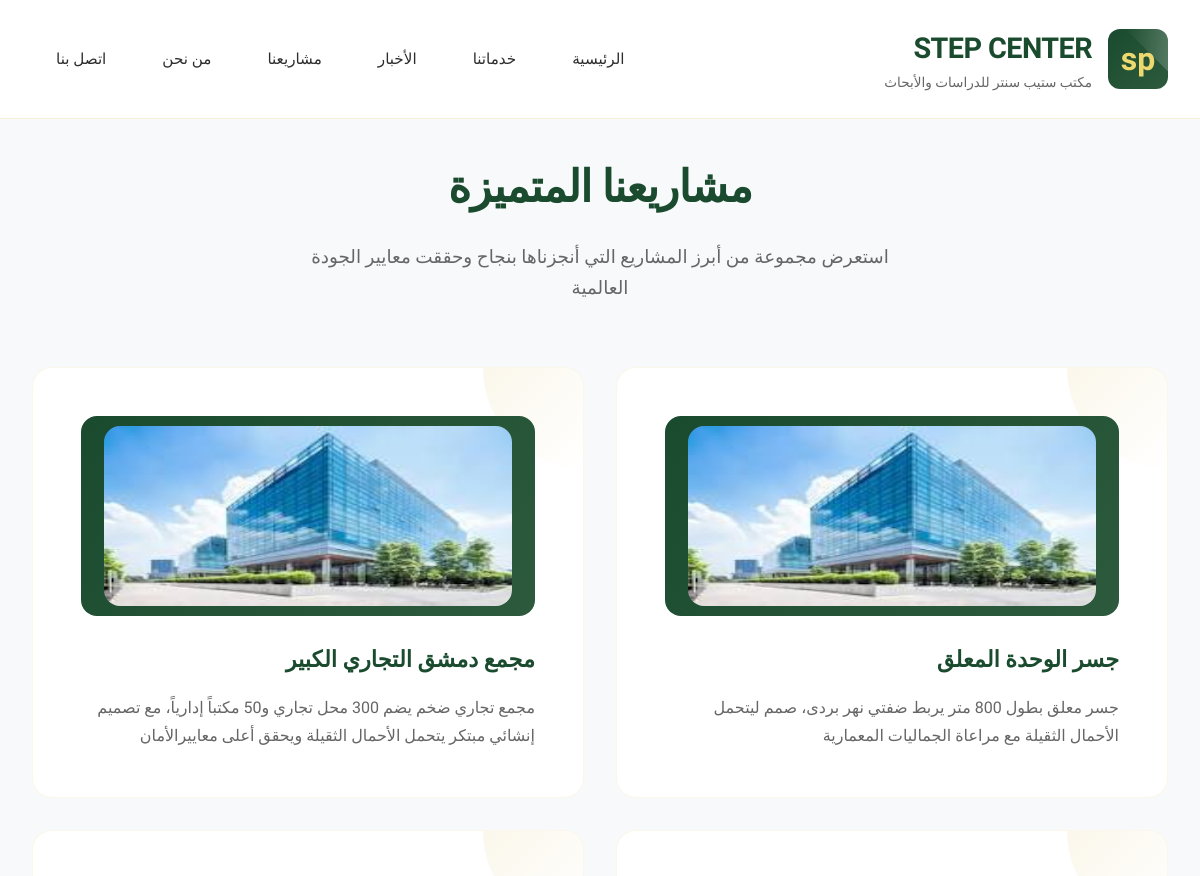
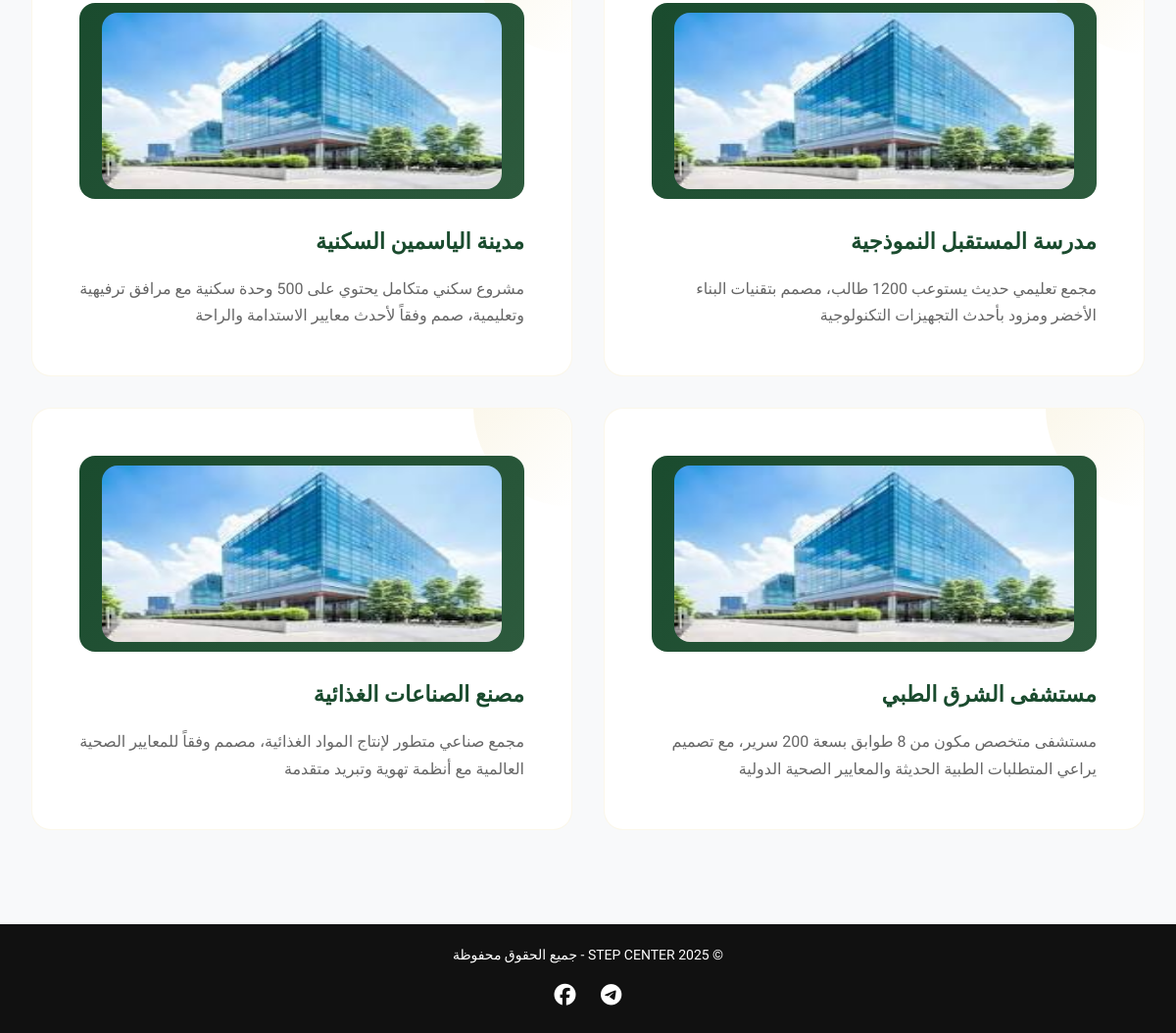
/projects/, run on the app's committed database (2 pictures, top to bottom).
### core/models.py (models this page shows, shortened)
class Project(models.Model):
    title = models.CharField(max_length=250)
    description = models.TextField()
    image = models.ImageField(upload_to="projects/", blank=True, null=True)
    is_featured = models.BooleanField(default=False)
    class Meta:
        ordering = ["title"]
        verbose_name = "مشروع"
        verbose_name_plural = "المشاريع"

### core/views.py (the view)
# urls.py: path("projects/", views.projects_list, name="projects"),
def projects_list(request):
    projects = Project.objects.all()
    return render(request, "core/project_list.html", {"projects": projects})

### core/templates/core/project_list.html (shortened to what this page needs)
{% extends "core/base.html" %}
{% block content %}
     <div id="projects" class="page">
      <section class="section">
          <div class="section-header">
              <h2 class="section-title">مشاريعنا المتميزة</h2>
              <p class="section-subtitle">استعرض مجموعة من أبرز المشاريع التي أنجزناها بنجاح وحققت معايير الجودة العالمية</p>
          </div>
          <div class="projects-grid">
              {% for project in projects %}
              <div class="project-card ">
                  <div class="project-icon">
                    {% if project.image %}
                        <img src="{{project.image.url}}">
                    {% endif %}
                    </div>
                    <h3>{{project.title}}</h3>
                    <p>{{project.description}}</p>
                </div>
                {% endfor %}
          </div>
      </section>
  </div>
{% endblock %}

### core/templates/core/base.html (shortened to what this page needs)
<!doctype html>
<html lang="ar" dir="rtl">
<head>
  {% load static %}
  <link rel="stylesheet" href="{% static 'core/css/style.css' %}">
  <link rel="stylesheet" href="https://cdnjs.cloudflare.com/ajax/libs/font-awesome/6.4.2/css/all.min.css">
</head>
<body>
  <header id="header">
      <div class="container">
          <div class="header-content">
              <div class="logo">
                  <div class="logo-mark">sp</div>
                  <div class="logo-text">
                      <div class="logo-title">STEP CENTER</div>
                      <div class="logo-subtitle">مكتب ستيب سنتر للدراسات والأبحاث</div>
                  </div>
              </div>
              <nav>
                <ul id="nav-menu">
                  <li><a href="{% url 'core:home' %}">الرئيسية</a></li>
                  <li><a href="{% url 'core:services' %}">خدماتنا</a></li>
                  <li><a href="{% url 'core:news_list' %}">الأخبار</a></li>
                  <li><a href="{% url 'core:projects' %}">مشاريعنا</a></li>
                  <li><a href="{% url 'core:about_us' %}">من نحن</a></li>
                  <li><a href="{% url 'core:contact' %}">اتصل بنا</a></li>
                </ul>
              </nav>
          </div>
      </div>
  </header>
  <main class="container">
    {% block content %}{% endblock %}
  </main>
  <footer class="site-footer">
    <p>© 2025 STEP CENTER - جميع الحقوق محفوظة</p>
    <div class="social-links">
      <a href="https://t.me/+uqwYUuYi6_g3ODU0" target="_blank" class="telegram">
        <i class="fab fa-telegram"></i>
      </a>
      <a href="https://www.facebook.com/STEPPrograms" target="_blank" class="facebook">
        <i class="fab fa-facebook"></i>
      </a>
    </div>
  </footer>
</body>
</html>

### core/static/core/css/style.css (style rules this page uses)
* { margin: 0; padding: 0; box-sizing: border-box; }
:root { --primary-green: #1a4b2e; --secondary-green: #2d5a3d; --accent-gold: #d4af37; --light-gold: #f4e5a1; --deep-navy: #0f1419; --warm-gray: #f8f9fa; --text-dark: #2c2c2c; --text-light: #666; --pure-white: #ffffff; }
body { font-family: 'Tajawal', sans-serif; line-height: 1.7; color: var(--text-dark); background: var(--warm-gray); overflow-x: hidden; }
.container { max-width: 1400px; margin: 0 auto; padding: 0 2rem; }
header { position: fixed; top: 0; width: 100%; z-index: 1000; background: rgba(255, 255, 255, 0.98); backdrop-filter: blur(20px); border-bottom: 1px solid rgba(212, 175, 55, 0.2); transition: all 0.4s cubic-bezier(0.165, 0.84, 0.44, 1); }
.header-content { display: flex; justify-content: space-between; align-items: center; padding: 1.5rem 0; }
.logo { display: flex; align-items: center; gap: 1rem; }
.logo-mark { width: 60px; height: 60px; background: linear-gradient(135deg, var(--primary-green), var(--secondary-green)); border-radius: 12px; display: flex; align-items: center; justify-content: center; color: #edd96e; font-weight: 900; font-size: 2rem; position: relative; overflow: hidden; }
.logo-mark::after { content: ''; position: absolute; top: -50%; right: -50%; width: 100%; height: 100%; background: linear-gradient(45deg, transparent, rgba(255,255,255,0.2), transparent); transform: rotate(45deg); animation: shine 3s infinite; }
.logo-text { display: flex; flex-direction: column; }
.logo-title { font-size: 1.8rem; font-weight: 700; color: var(--primary-green); letter-spacing: -0.02em; }
.logo-subtitle { font-size: 0.85rem; color: var(--text-light); font-weight: 400; margin-top: -2px; }
nav ul { display: flex; list-style: none; gap: 0.5rem; }
nav a { text-decoration: none; color: var(--text-dark); font-weight: 500; width: 100%; padding: 0.75rem 1.5rem; border-radius: 8px; position: relative; transition: all 0.3s cubic-bezier(0.165, 0.84, 0.44, 1); font-size: 0.95rem; }
nav a::after { content: ''; position: absolute; bottom: 0; right: 50%; width: 0; height: 2px; background: var(--accent-gold); transition: all 0.3s cubic-bezier(0.165, 0.84, 0.44, 1); transform: translateX(50%); }
main { margin-top: 100px; }
.page { min-height: calc(100vh - 100px); margin-top:150px; }
.section { margin: 6rem 0; }
.section-header { text-align: center; margin-bottom: 4rem; }
.section-title { font-size: 2.75rem; font-weight: 700; color: var(--primary-green); margin-bottom: 1rem; letter-spacing: -0.02em; }
.section-subtitle { font-size: 1.15rem; color: var(--text-light); max-width: 600px; margin: 0 auto; }
.projects-grid { display: grid; grid-template-columns: repeat(auto-fit, minmax(380px, 1fr)); gap: 2rem; }
.project-card { background: var(--pure-white); padding: 3rem; border-radius: 20px; position: relative; transition: all 0.4s cubic-bezier(0.165, 0.84, 0.44, 1); border: 1px solid rgba(212, 175, 55, 0.1); overflow: hidden; }
.project-card img { width: 90%; height: 90%; border-radius: 16px; }
.project-card::before { content: ''; position: absolute; top: 0; right: 0; width: 100px; height: 100px; background: linear-gradient(135deg, var(--accent-gold), transparent); opacity: 0.1; border-radius: 0 20px 0 100px; transition: all 0.4s ease; }
.project-icon { width: 100%; height: 200px; background: linear-gradient(135deg, var(--primary-green), var(--secondary-green)); border-radius: 16px; display: flex; align-items: center; justify-content: center; font-size: 2rem; color: var(--pure-white); margin-bottom: 1.5rem; position: relative; z-index: 2; }
.project-card h3 { font-size: 1.4rem; font-weight: 600; color: var(--primary-green); margin-bottom: 1rem; position: relative; z-index: 2; }
.project-card p { color: var(--text-light); line-height: 1.7; position: relative; z-index: 2; }
.site-footer { background: #111; color: #fff; text-align: center; padding: 20px 10px; margin-top: 40px; font-size: 14px; position: relative; }
.site-footer .social-links { margin-top: 10px; }
.site-footer .social-links a { color: #fff; margin: 0 10px; font-size: 22px; transition: color 0.3s ease; }
.site-footer a { text-decoration: none; }

### data on the page
Project: image (picture), title "جسر الوحدة المعلق", description "جسر معلق بطول 800 متر يربط ضفتي نهر بردى، صمم ليتحمل الأحمال الثقيلة مع مراعاة الجماليات المعمارية"
Project: image (picture), title "مجمع دمشق التجاري الكبير", description "مجمع تجاري ضخم يضم 300 محل تجاري و50 مكتباً إدارياً، مع تصميم إنشائي مبتكر يتحمل الأحمال الثقيلة ويحقق أعلى معاييرالأمان"
Project: image (picture), title "مدرسة المستقبل النموذجية", description "مجمع تعليمي حديث يستوعب 1200 طالب، مصمم بتقنيات البناء الأخضر ومزود بأحدث التجهيزات التكنولوجية"
Project: image (picture), title "مدينة الياسمين السكنية", description "مشروع سكني متكامل يحتوي على 500 وحدة سكنية مع مرافق ترفيهية وتعليمية، صمم وفقاً لأحدث معايير الاستدامة والراحة"
Project: image (picture), title "مستشفى الشرق الطبي", description "مستشفى متخصص مكون من 8 طوابق بسعة 200 سرير، مع تصميم يراعي المتطلبات الطبية الحديثة والمعايير الصحية الدولية"
Project: image (picture), title "مصنع الصناعات الغذائية", description "مجمع صناعي متطور لإنتاج المواد الغذائية، مصمم وفقاً للمعايير الصحية العالمية مع أنظمة تهوية وتبريد متقدمة"
